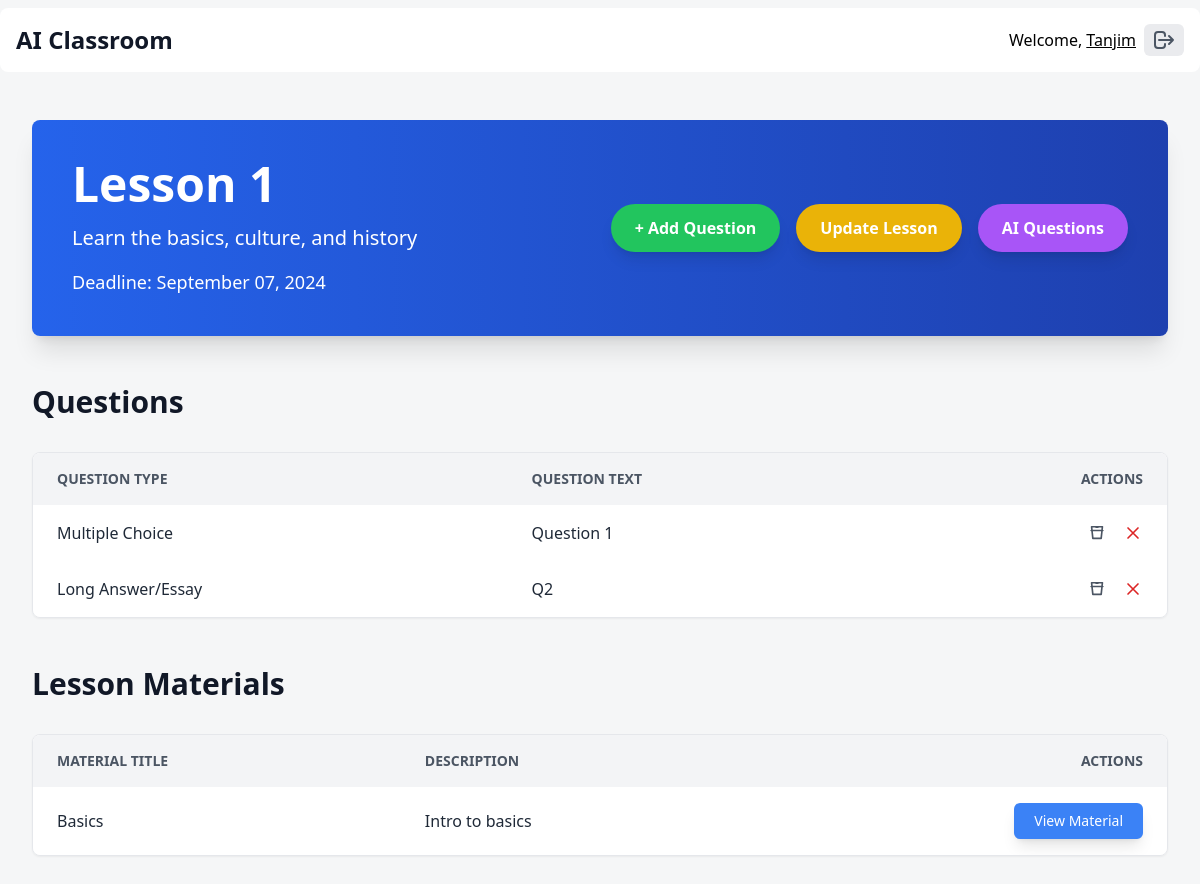
The app's page /classroom/cse110/lesson/1/ (signed in) with its own data.
### home/models.py (models this page shows, shortened)
class Lesson(models.Model):
    classroom = models.ForeignKey(Classroom, on_delete=models.CASCADE, related_name="lessons")
    title = models.CharField(max_length=255)
    description = models.TextField(blank=True, null=True)
    objectives = models.TextField(blank=True, null=True)
    deadline = models.DateTimeField(blank=True, null=True)
    course_materials = models.ManyToManyField(CourseMaterial, related_name="lessons", blank=True)
    created_at = models.DateTimeField(auto_now_add=True)
    updated_at = models.DateTimeField(auto_now_add=True)
    created_by = models.ForeignKey(settings.AUTH_USER_MODEL, on_delete=models.CASCADE)
    class Meta:
        unique_together = ("classroom", "title")

class Question(models.Model):
    QUESTION_TYPES = [
        ("multiple_choice", "Multiple Choice"),
        ("true_false", "True/False"),
        ("short_answer", "Short Answer"),
        ("long_answer", "Long Answer/Essay"),
        ("fill_in_the_blank", "Fill-in-the-Blank"),
    ]
    lesson = models.ForeignKey(Lesson, on_delete=models.CASCADE, related_name="questions")
    question_text = models.TextField()
    question_type = models.CharField(max_length=20, choices=QUESTION_TYPES)
    choices = models.TextField(blank=True, null=True)
    correct_answer = models.TextField(blank=True, null=True)
    points = models.IntegerField(default=1, null=True, blank=True)
    created_at = models.DateTimeField(auto_now_add=True)
    updated_at = models.DateTimeField(auto_now=True)

class CourseMaterial(models.Model):
    title = models.CharField(max_length=255)
    file = models.FileField(upload_to=classroom_directory_path)
    course_material_url = models.URLField(max_length=500, blank=True, editable=False, null=True)
    description = models.TextField(blank=True, null=True)
    uploaded_at = models.DateTimeField(auto_now_add=True)
    classroom = models.ForeignKey(Classroom, on_delete=models.CASCADE, related_name="materials")
    uploaded_by = models.ForeignKey(settings.AUTH_USER_MODEL, on_delete=models.CASCADE, null=True)

### home/views.py (the view)
# urls.py: path("classroom/<slug:classroom_slug>/lesson/<int:lesson_id>/", views.lesson_detail, name="lesson_detail"),
@login_required
def lesson_detail(request, classroom_slug, lesson_id):
    lesson = get_object_or_404(Lesson, id=lesson_id, classroom__slug=classroom_slug)
    is_teacher = request.user.is_staff or request.user == lesson.classroom.created_by or lesson.classroom.co_teachers.filter(id=request.user.id).exists()
    context = {
        "lesson": lesson,
        "is_teacher": is_teacher,  # Pass the teacher check to the template
    }
    return render(request, "lesson/lesson_detail.html", context)

### home/templates/lesson/lesson_detail.html (shortened to what this page needs)
{% extends 'base.html' %}
{% block content %}
    <div class="max-w-7xl mx-auto py-12 px-4 sm:px-6 lg:px-8 space-y-12">
        <section class="bg-gradient-to-r from-blue-600 to-blue-800 text-white rounded-lg shadow-xl p-10">
            <div class="flex flex-col md:flex-row md:items-center md:justify-between">
                <div>
                    <h1 class="text-5xl font-bold mb-4">{{ lesson.title }}</h1>
                    <p class="text-xl font-light mb-4">{{ lesson.objectives }}</p>
                    <p class="text-lg font-medium">Deadline: {{ lesson.deadline|date:"F d, Y" }}</p>
                </div>
                {% if is_teacher %}
                    <div class="flex space-x-4 mt-6 md:mt-0">
                        <a href="{% url 'add_question' lesson.id %}"
                           class="px-6 py-3 bg-green-500 hover:bg-green-600 text-white font-semibold rounded-full shadow-lg transform transition hover:-translate-y-1 hover:scale-110 focus:ring-2 focus:ring-green-400 focus:ring-offset-2">
                            + Add Question
                        </a>
                        <a href="{% url 'update_lesson' classroom_slug=lesson.classroom.slug lesson_id=lesson.id %}"
                           class="px-6 py-3 bg-yellow-500 hover:bg-yellow-600 text-white font-semibold rounded-full shadow-lg transform transition hover:-translate-y-1 hover:scale-110 focus:ring-2 focus:ring-yellow-400 focus:ring-offset-2">
                            Update Lesson
                        </a>
                        <a href="{% url 'generate_ai_questions' lesson.classroom.slug lesson.id %}"
                           class="px-6 py-3 bg-purple-500 hover:bg-purple-600 text-white font-semibold rounded-full shadow-lg transform transition hover:-translate-y-1 hover:scale-110 focus:ring-2 focus:ring-purple-400 focus:ring-offset-2">
                            AI Questions
                        </a>
                    </div>
                {% endif %}
            </div>
        </section>
        {% if is_teacher %}
            <section>
                <h2 class="text-3xl font-extrabold text-gray-900 mb-8">Questions</h2>
                <div class="overflow-hidden border border-gray-200 rounded-lg shadow-sm">
                    <table class="min-w-full bg-white">
                        <thead>
                            <tr class="bg-gray-100 text-left text-gray-600 uppercase text-sm">
                                <th class="py-4 px-6">Question Type</th>
                                <th class="py-4 px-6">Question Text</th>
                                <th class="py-4 px-6 text-right">Actions</th>
                            </tr>
                        </thead>
                        <tbody class="text-gray-800">
                            {% for question in lesson.questions.all %}
                                <tr class="hover:bg-gray-50 transition-colors">
                                    <td class="py-4 px-6">{{ question.get_question_type_display }}</td>
                                    <td class="py-4 px-6">{{ question.question_text }}</td>
                                    <td class="py-4 px-6 text-right">
                                        <div class="flex justify-end space-x-4">
                                            <a href="{% url 'edit_question' question.id %}"
                                               class="text-gray-600 hover:text-gray-900 transition">
                                                <svg class="h-5 w-5"
                                                     fill="none"
                                                     stroke="currentColor"
                                                     viewBox="0 0 24 24"
                                                     xmlns="http://www.w3.org/2000/svg">
                                                    <path stroke-linecap="round" stroke-linejoin="round" stroke-width="2" d="M11 5h2M5.5 4.5l1.5 14h10l1.5-14H5.5zM5 9h14">
                                                    </path>
                                                </svg>
                                            </a>
                                            <a href="{% url 'delete_question' question.id %}"
                                               class="text-red-600 hover:text-red-700 transition">
                                                <svg class="h-5 w-5"
                                                     fill="none"
                                                     stroke="currentColor"
                                                     viewBox="0 0 24 24"
                                                     xmlns="http://www.w3.org/2000/svg">
                                                    <path stroke-linecap="round" stroke-linejoin="round" stroke-width="2" d="M6 18L18 6M6 6l12 12"></path>
                                                </svg>
                                            </a>
                                        </div>
                                    </td>
                                </tr>
                            {% endfor %}
                        </tbody>
                    </table>
                </div>
            </section>
        {% endif %}
        <section>
            <h2 class="text-3xl font-extrabold text-gray-900 mb-8">Lesson Materials</h2>
            <div class="overflow-hidden border border-gray-200 rounded-lg shadow-sm">
                <table class="min-w-full bg-white">
                    <thead>
                        <tr class="bg-gray-100 text-left text-gray-600 uppercase text-sm">
                            <th class="py-4 px-6">Material Title</th>
                            <th class="py-4 px-6">Description</th>
                            <th class="py-4 px-6 text-right">Actions</th>
                        </tr>
                    </thead>
                    <tbody class="text-gray-800">
                        {% for material in lesson.course_materials.all %}
                            <tr class="hover:bg-gray-50 transition-colors">
                                <td class="py-4 px-6">{{ material.title }}</td>
                                <td class="py-4 px-6">{{ material.description }}</td>
                                <td class="py-4 px-6 text-right">
                                    <a href="{{ material.file.url }}"
                                       class="inline-block px-5 py-2 bg-blue-500 hover:bg-blue-600 text-white text-sm font-medium rounded-md shadow-lg transition duration-300 focus:ring-2 focus:ring-blue-400 focus:ring-offset-2">
                                        View Material
                                    </a>
                                </td>
                            </tr>
                        {% endfor %}
                    </tbody>
                </table>
            </div>
        </section>
    </div>
{% endblock content %}

### records on screen
Lesson: title "Lesson 1", objectives "Learn the basics, culture, and history", deadline "September 07, 2024"
Question: question_type "Multiple Choice", question_text "Question 1"
Question: question_type "Long Answer/Essay", question_text "Q2"
CourseMaterial: title "Basics", description "Intro to basics"
